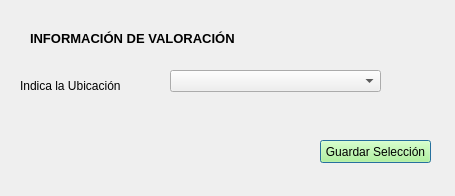
<?xml version="1.0" encoding="UTF-8"?>
<ui version="4.0">
 <class>Dialog</class>
 <widget class="QDialog" name="Dialog">
  <property name="geometry">
   <rect>
    <x>0</x>
    <y>0</y>
    <width>455</width>
    <height>196</height>
   </rect>
  </property>
  <property name="windowTitle">
   <string>Dialog</string>
  </property>
  <widget class="QLabel" name="label_22">
   <property name="geometry">
    <rect>
     <x>30</x>
     <y>30</y>
     <width>281</width>
     <height>16</height>
    </rect>
   </property>
   <property name="font">
    <font>
     <pointsize>10</pointsize>
     <weight>75</weight>
     <bold>true</bold>
    </font>
   </property>
   <property name="text">
    <string>INFORMACIÓN DE VALORACIÓN</string>
   </property>
  </widget>
  <widget class="QLabel" name="label_25">
   <property name="geometry">
    <rect>
     <x>20</x>
     <y>70</y>
     <width>121</width>
     <height>31</height>
    </rect>
   </property>
   <property name="font">
    <font>
     <pointsize>9</pointsize>
    </font>
   </property>
   <property name="text">
    <string>Indica la Ubicación</string>
   </property>
  </widget>
  <widget class="QComboBox" name="comboBox_ubicacion">
   <property name="geometry">
    <rect>
     <x>170</x>
     <y>70</y>
     <width>211</width>
     <height>22</height>
    </rect>
   </property>
   <item>
    <property name="text">
     <string/>
    </property>
   </item>
   <item>
    <property name="text">
     <string>Esquina</string>
    </property>
   </item>
   <item>
    <property name="text">
     <string>Medio</string>
    </property>
   </item>
   <item>
    <property name="text">
     <string>Pasaje Interior</string>
    </property>
   </item>
   <item>
    <property name="text">
     <string>No Definido</string>
    </property>
   </item>
  </widget>
  <widget class="QPushButton" name="btn_guardar">
   <property name="geometry">
    <rect>
     <x>320</x>
     <y>140</y>
     <width>111</width>
     <height>23</height>
    </rect>
   </property>
   <property name="styleSheet">
    <string notr="true">background-color:rgb(170, 255, 127)</string>
   </property>
   <property name="text">
    <string>Guardar Selección</string>
   </property>
  </widget>
 </widget>
 <resources/>
 <connections/>
</ui>
